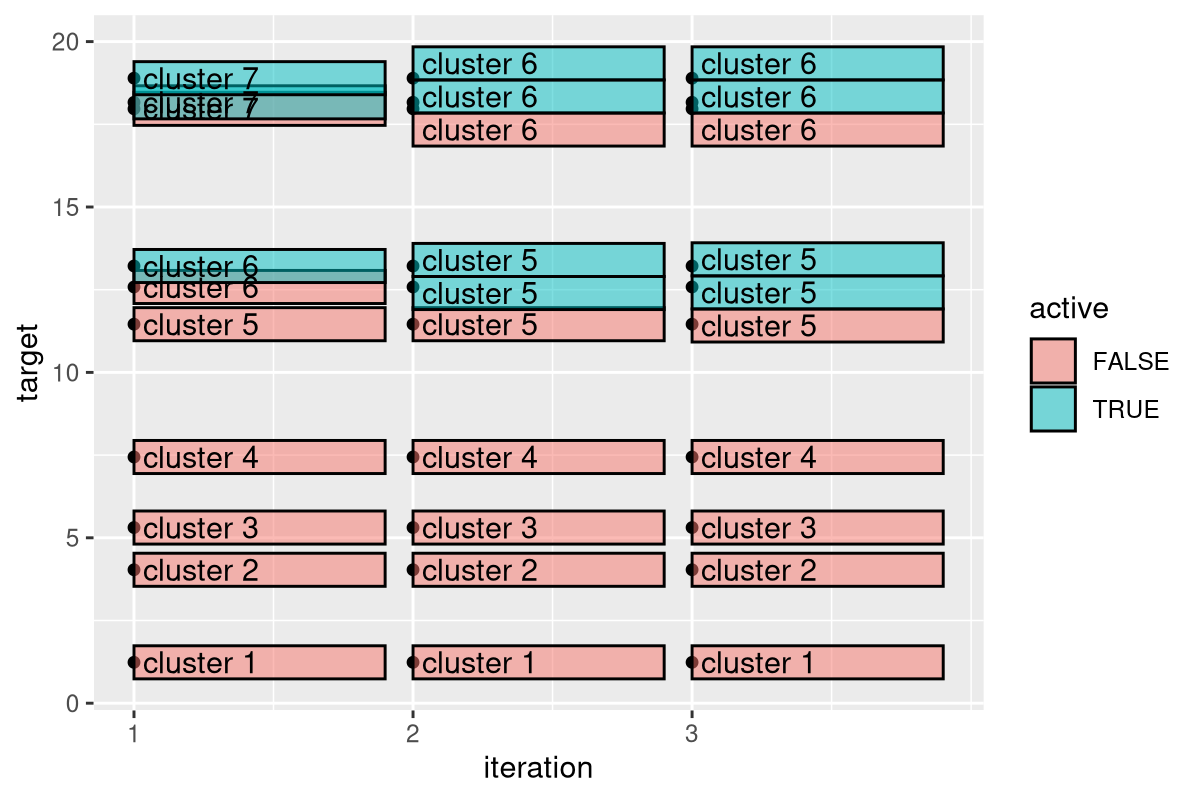

Write R code to recreate this figure.
N.boxes <- 10
set.seed(1)
target <- sort(runif(N.boxes, 0, 2*N.boxes))
library(data.table)
library(ggplot2)
get_update <- function(target, current, half.size)data.table(
  target, current, half.size
)[
, active := !c(TRUE, (current+half.size)[-.N] < (current-half.size)[-1])
][
, cluster := cumsum(!active)
][
, offset := cumsum(c(0,half.size[-1]+half.size[-.N])), by=cluster
][
, update := offset+mean(current-offset), by=cluster
][]
it.dt <- get_update(target, target, 0.5)

rect.info <- rbind(
  data.table(variable="current", xmin=-1, xmax=-0.1),
  data.table(variable="update", xmin=0.1, xmax=1)
)
(target.long <- melt(
  it.dt,
  measure.vars=c("current","update")
)[rect.info, on="variable"])
ggplot()+
  geom_point(aes(
    0, target),
    data=it.dt)+
  geom_rect(aes(
    xmin=xmin, xmax=xmax,
    ymin=value-half.size, ymax=value+half.size,
    fill=active),
    color="black",
    alpha=0.5,
    data=target.long)+
  geom_text(aes(
    xmin, value, label=cluster),
    hjust=0,
    data=target.long)

done <- FALSE
iteration <- 1
current <- target
iteration.dt.list <- list()
while(!done){
  it.dt <- get_update(target, current, 0.5)
  if(it.dt[, all(current==update)])done <- TRUE
  current <- it.dt$update
  iteration.dt.list[[iteration]] <- data.table(iteration, it.dt)
  iteration <- iteration+1
}
(iteration.dt <- rbindlist(iteration.dt.list))

gg <- ggplot()+
  geom_point(aes(
    iteration, target),
    data=iteration.dt)+
  geom_rect(aes(
    xmin=iteration, xmax=iteration+0.9,
    ymin=current-half.size, ymax=current+half.size,
    fill=active),
    color="black",
    alpha=0.5,
    data=iteration.dt)+
  geom_text(aes(
    iteration, current, label=paste0(" cluster ", cluster)),
    hjust=0,
    data=iteration.dt)+
  scale_x_continuous(breaks=seq(1, max(iteration.dt$iteration)))
png("figure-sim.png", width=6, height=4, units="in", res=200)
print(gg)
dev.off()
